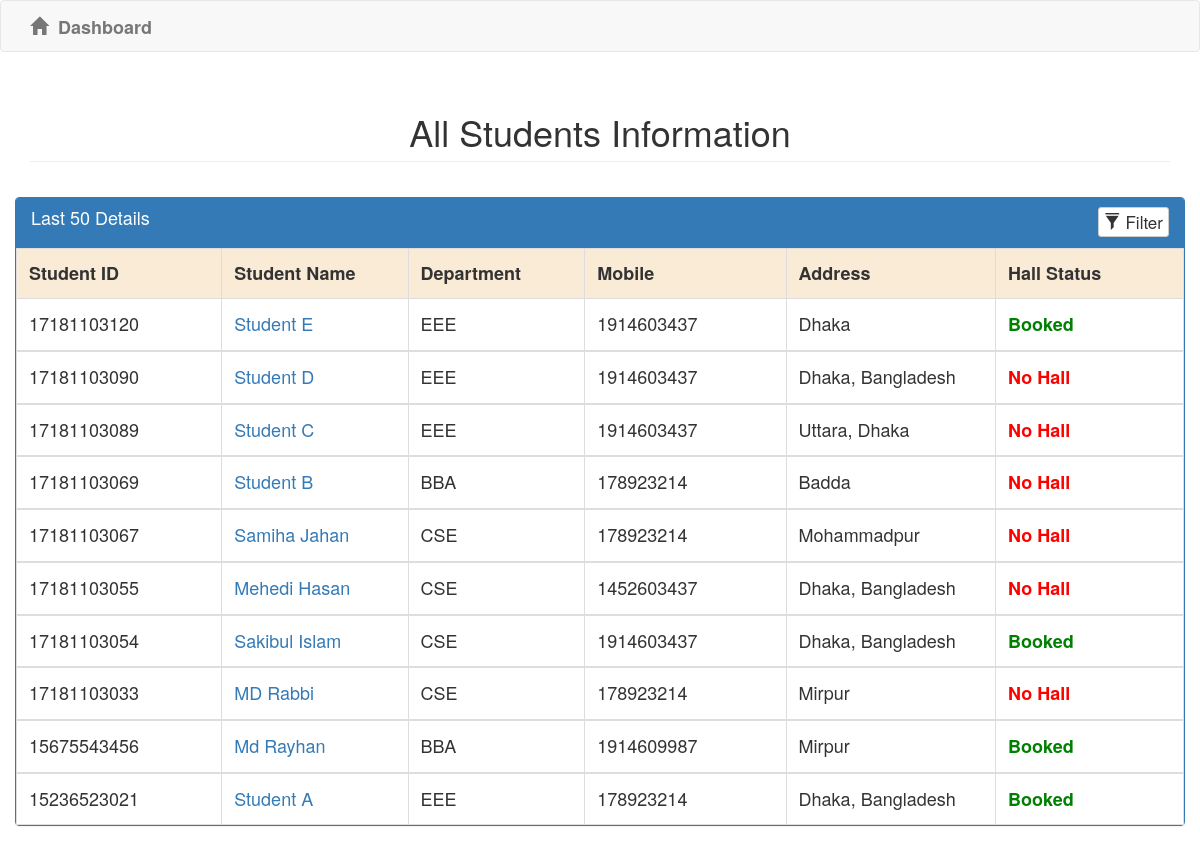
The page /admin/students.php on the database its author committed.
### tables this page shows
CREATE TABLE `student` (
  `student_id` varchar(30) NOT NULL,
  `name` varchar(30) NOT NULL,
  `dept` varchar(10) NOT NULL,
  `password` varchar(50) NOT NULL,
  `gender` varchar(10) NOT NULL,
  `mobile` int(15) NOT NULL,
  `address` varchar(100) NOT NULL,
  `is_hall` int(11) DEFAULT NULL,
  `image` varchar(200) DEFAULT NULL
);

### admin/students.php (the view, shortened to what this page needs)
<?php
    include('header.php');
    include('../config.php')
?>
<html>
<head>
    <link href="//netdna.bootstrapcdn.com/bootstrap/3.1.0/css/bootstrap.min.css" rel="stylesheet" id="bootstrap-css">
</head>
<body>
    <?php include('navbar.php'); ?>
    <div class="container">
        <h1 class="page-header text-center">All Students Information</h1>
        <div class="row">
            <div class="panel panel-primary filterable">
                <div class="panel-heading" style="height:50px">
                    <h3 class="panel-title" style="font-size:18px">Last 50 Details</h3>
                    <div class="pull-right">
                        <button style="font-size:17px" class="btn btn-default btn-xs btn-filter"><span
                                class="glyphicon glyphicon-filter"></span> Filter</button>
                    </div>
                </div>
                <table class="table table-hover table-bordered" id="myTable">
                    <?php
				$sql="select * from student order by student_id desc LIMIT 50 ";
				$query=$con->query($sql);
				if(mysqli_num_rows($query)== 0 ){
					echo "<br><br><h3 style='color:red;text-align:center'><i class='fa fa-ban'></i><b> No record found</b></h3><br><br>";
				}
				else{
					?>
                    <thead>
                        <tr class="filters" style="background-color:#FAEBD7">
                            <th><input style="font-size:18px" type="text" class="form-control" placeholder="Student ID"
                                    disabled></th>
                            <th><input style="font-size:18px" type="text" class="form-control"
                                    placeholder="Student Name" disabled></th>
                            <th><input style="font-size:18px" type="text" class="form-control" placeholder="Department"
                                    disabled></th>
                            <th><input style="font-size:18px" type="text" class="form-control" placeholder="Mobile" disabled></th>
                            <th><input style="font-size:18px" type="text" class="form-control" placeholder="Address" disabled></th>
                            <th><input style="font-size:18px" type="text" class="form-control" placeholder="Hall Status" disabled></th>
                        </tr>
                    </thead>
                    <?php
					while($row=$query->fetch_array()){
                        $id=$row['student_id'];
                        $isHall = $row['is_hall'];
                        if($isHall == 1){
                            $Hall_Status = "Booked";
                            $style = "style='color:green'";
                        }
                        else{
                            $Hall_Status = "No Hall";
                            $style = "style='color:red'";
                        }
					 ?>
                    <tbody>
                        <tr>
                            <td style="<?php echo $style; ?>"><?php echo $id; ?></td>
                            <td style="<?php echo $style; ?>"> <a href="student_profile.php?id=<?php echo $id;?>"> <?php echo $row['name']; ?> </a></td>
                            <td style="<?php echo $style; ?>"><?php echo $row['dept']; ?>
                            <td style="<?php echo $style; ?>"><?php echo $row['mobile']; ?></td>
                            <td style="<?php echo $style; ?>"><?php echo $row['address']; ?></td>
                            <td <?php echo $style; ?>> <b><?php echo $Hall_Status; ?></b></td>
                        </tr>
                    </tbody>
                    <?php
				    }
				}
			?>
                </table>
            </div>
        </div>
    </div>
</body>
</html>

### admin/students.php (style rules this page uses)
#myTable { border-collapse: collapse; width: 100%; border: 1px solid #ddd; font-size: 18px; }
#myTable th, #myTable td { padding: 12px; }
#myTable tr { border-bottom: 1px solid #ddd; }
.filterable { margin-top: 15px; }
.filterable .panel-heading .pull-right { margin-top: -20px; }
.filterable .filters input[disabled] { background-color: transparent; border: none; cursor: auto; box-shadow: none; padding: 0; height: auto; }

### rows shown on the page
student: student_id "17181103120", name "Student E", dept "EEE", mobile "1914603437", address "Dhaka", is_hall "Booked"
student: student_id "17181103090", name "Student D", dept "EEE", mobile "1914603437", address "Dhaka, Bangladesh", is_hall "No Hall"
student: student_id "17181103089", name "Student C", dept "EEE", mobile "1914603437", address "Uttara, Dhaka", is_hall "No Hall"
student: student_id "17181103069", name "Student B", dept "BBA", mobile "178923214", address "Badda", is_hall "No Hall"
student: student_id "17181103067", name "Samiha Jahan", dept "CSE", mobile "178923214", address "Mohammadpur", is_hall "No Hall"
student: student_id "17181103055", name "Mehedi Hasan", dept "CSE", mobile "1452603437", address "Dhaka, Bangladesh", is_hall "No Hall"
student: student_id "17181103054", name "Sakibul Islam", dept "CSE", mobile "1914603437", address "Dhaka, Bangladesh", is_hall "Booked"
student: student_id "17181103033", name "MD Rabbi", dept "CSE", mobile "178923214", address "Mirpur", is_hall "No Hall"
student: student_id "15675543456", name "Md Rayhan", dept "BBA", mobile "1914609987", address "Mirpur", is_hall "Booked"
student: student_id "15236523021", name "Student A", dept "EEE", mobile "178923214", address "Dhaka, Bangladesh", is_hall "Booked"
